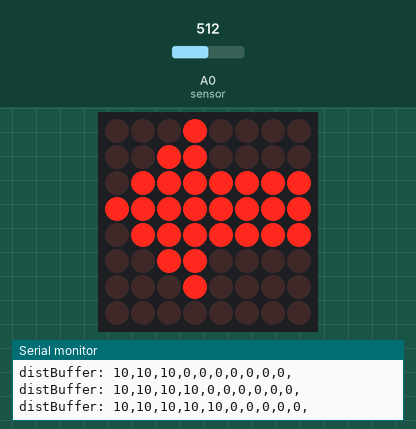
Bench run of a sketch on a simulated ESP8266 (NodeMCU). Shown: 8×8 LED matrix, the last lines printed to the serial monitor. The inputs (shaded band) are chosen by the test bench; at power-on: A0 (sensor) = 512. WiFi joins after 1.5 s; servers stay silent unless stated; uploads are accepted with an empty reply.

Above: at 4.7 s.
4.8 s: A0 (sensor) set to 306
6.3 s: A0 (sensor) set to 511
At 7.25 s:
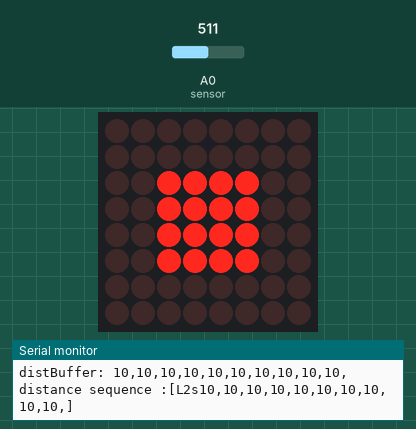
At 8.4 s:
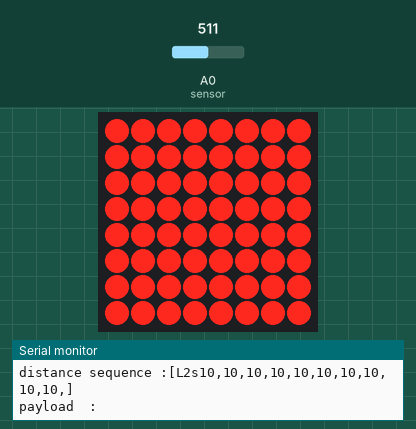
9.3 s: A0 (sensor) set to 491
10.8 s: A0 (sensor) set to 472
Timing chart, 0 to 13.3 s (numbered marks = the images above; inputs shaded):
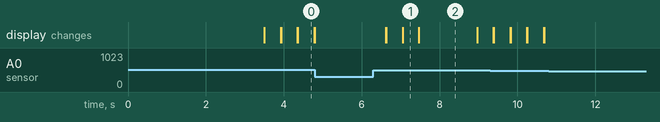

The sketch:

sharpIR_xampp_2.ino
```cpp
#include <Wire.h>
#include <ESP8266WiFi.h>
#include <ESP8266HTTPClient.h>
#include <WiFiClient.h>
#include <Arduino_JSON.h>
#include "LedControl.h"
LedControl LEDarr=LedControl(12,13,15,1); // LedControl(DIN,CLK,CS,DIVCEnum)->(D6,D7,D8)
#define sensor A0 // Sharp IR GP2Y0A21F (4-30cm, analog)
#define buffersize 10
#define detect_dist  10


void display_num(int n){
  byte num2[8] = {                                    // 2
        0b00010000,0b00110000,0b01111111,0b11111111,
        0b01111111,0b00110000,0b00010000,0b00000000};
 byte num_all[8] = {
        0b11111111,0b11111111,0b11111111,0b11111111,
        0b11111111,0b11111111,0b11111111,0b11111111};
 byte num_some[8] = {
        0b00000000,0b00000000,0b00111100,0b00111100,
        0b00111100,0b00111100,0b00000000,0b00000000};
  switch(n){
    case 2:
     for(int j=0;j<8;j++) LEDarr.setRow(0,j,num2[j]); break;
    case 99:
     for(int j=0;j<8;j++) LEDarr.setRow(0,j,num_some[j]); break;
    case 999:
     for(int j=0;j<8;j++) LEDarr.setRow(0,j,num_all[j]); break;
  }
}
//
//const char* ssid = "SOCLAB";
//const char* password = "1004soc1004";
const char* ssid = "tien";
const char* password = "pppppppp";

String postData = "";
String payload = "";

float volts;
int dist ;
int distBuffer[buffersize] = {0};
unsigned long clrTimer = 0;
int bCount = 0;

unsigned long last_time = 0;
WiFiClient client;


void setup(){

  Serial.begin(115200);
  Serial.println("Initializing...");
  WiFi.begin(ssid, password);
  Serial.println("Connecting");
  while(WiFi.status() != WL_CONNECTED) {
    delay(500);
    Serial.print(".");
  }
  Serial.println("");
  Serial.print("Connected to WiFi network with IP Address: ");
  Serial.println(WiFi.localIP());

  LEDarr.shutdown(0,false);  // 關閉省電模式
  LEDarr.setIntensity(0,0);  // 設定亮度為 0 (介於0~15之間)
  LEDarr.clearDisplay(0);
  delay(2000);

}
void loop(){

  if(WiFi.status()== WL_CONNECTED) {
      display_num(2);
      HTTPClient http;  //--> Declare object of class HTTPClient.
      int httpCode;     //--> Variables for HTTP return code.
      postData = "ID=1";
      volts = analogRead(sensor)*0.0048828125;  // value from sensor * (5/1024)

      dist = 29.988 * pow(volts, -1.173); // 10cm-80cm, 1080
//      dist = 12.08 * pow(volts , -1.058);// 4cm-30cm,430
//      dist =  60.374 * pow(volts , -1.16);// 20cm-150cm,20150


      postData += "&DISTANCE_2=" + String(dist);
      payload = "";
      http.begin("http://140.120.14.51/device/update_2.php");  //--> Specify request destination
      http.addHeader("Content-Type", "application/x-www-form-urlencoded");        //--> Specify content-type header
      httpCode = http.POST(postData); //--> Send the request
      payload = http.getString();     //--> Get the response payload
      postData = "";

//      if (dist <=5) display_num(999);
//      else display_num(1);
      http.end();

      if (millis() > last_time + 50){
        if(dist <= detect_dist){
          distBuffer[bCount] = dist;
          bCount++;
          LEDarr.clearDisplay(0);
          display_num(99);
          clrTimer = millis();
          last_time = millis();
          delay(13);
        }
//        Serial.print(dist); Serial.print("CM, ");
      }
      if(millis()> clrTimer + 2000){
        bCount =0;
      }
      String stmp="";
      for(int i=0; i< buffersize; i++){
          stmp += distBuffer[i];
//          Serial.print(distBuffer[i]);Serial.print(", ");
          stmp += ',';
      }

        Serial.print("distBuffer: ");
        Serial.println(stmp);


      if(bCount == buffersize){
        String s = "L2s";
        Serial.print("\ndistance sequence :[");
        for(int i=0; i< buffersize; i++){
          s += distBuffer[i];
//          Serial.print(distBuffer[i]);Serial.print(", ");
          s += ',';
        }
        bCount =0;
        Serial.print(s);
        Serial.println(']');

        postData = "ID=1";
        payload = "";
        http.begin("http://140.120.14.51/device/getdata.php");
        http.addHeader("Content-Type", "application/x-www-form-urlencoded");
        httpCode = http.POST(postData);
        payload = http.getString();
        Serial.print("payload  : ");
        Serial.println(payload);
        http.end();

        JSONVar myObject = JSON.parse(payload);
        String userlog = myObject["user_log"];
        userlog += s;
        http.begin("http://140.120.14.51/device/update_userLog.php");
        http.addHeader("Content-Type", "application/x-www-form-urlencoded");
        httpCode = http.POST("USER_LOG="+userlog);
        http.end();

        LEDarr.clearDisplay(0);
        display_num(999);
        delay(1500);

      }
  }
}
```

Measured:
- after the input at 6.3 s, the display: changes after 0.32 s (image 1)
- what the display in image 0 shows lasts 0.4 s, from 4.4 s to 4.8 s
- what the display in image 2 shows lasts 1.5 s, from 7.5 s to 9.0 s
